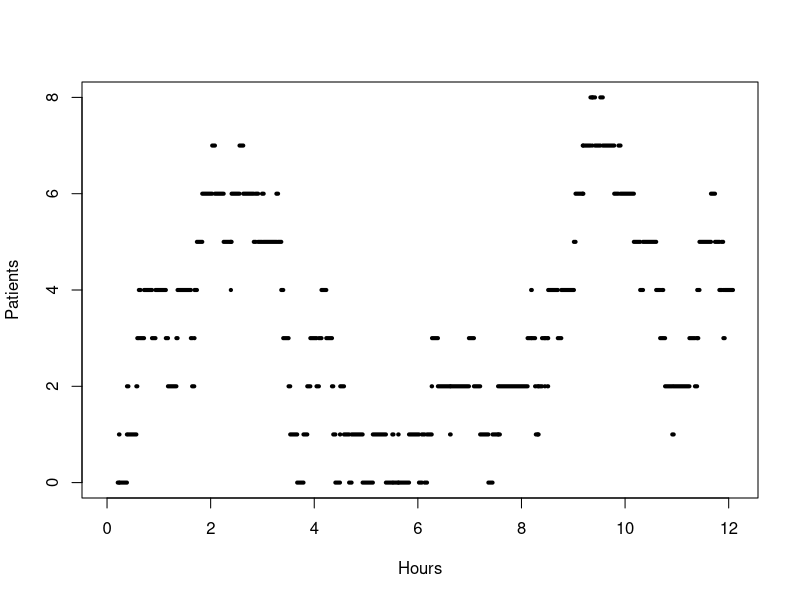

This chart was generated by the following R code:
lambda <-  5
mu <- 6

to_hours <- function(days) {
  return(24*days)
}

simulate <- function(days, lambda, mu) {

  time <- 0
  max_time <- to_hours(days=days)
  patients <- 0 # current number of patients
  states <- c(patients) # array of states (number of patients)
  time_in_state <- c(0) # time spent in a state at each time
  
  while (time < max_time) {
    if (patients == 0) { # no patients that can leave the UCC
      arrival_time <- rexp(1, lambda)
      patients <- patients + 1
      time <- time + arrival_time
    } else {
      time_until_state_change <- rexp(1, lambda+mu)
      time <- time + time_until_state_change
      
      new_patient <- sample(c(TRUE, FALSE), 1, prob=c(lambda, mu))
      if (new_patient) {
        patients <- patients + 1
      } else {
        patients <- patients - 1
      }
    }
    time_in_state <- append(time_in_state, time)
    states <- append(states, patients)
  }
  
  return(data.frame(
    time_in_state = time_in_state,
    states = states
  ))
}


avg_number_of_patients <- function(time_in_state, states) {
  len <- length(states)
  sum(diff(time_in_state)*states[2:len])/time_in_state[len]
}

expected_time <- function(time_in_state, states, lambda) {
  avg_number_of_patients(time_in_state, states)/lambda
}


sim <- simulate(50, lambda, mu)
time_in_state <- sim$time_in_state
states <- sim$states

expected_time(time_in_state, states, lambda)


mean_expected_time <- function(n, days, lambda, mu) {
  w <- rep(0, n)
  for (i in 1:n) {
    sim <- simulate(days, lambda, mu)
    w[i] <- expected_time(sim$time_in_state, sim$states, lambda)
  }
  
  CI <- qt(0.975, df=n-1)*sd(w)/sqrt(n)
  
  data.frame(
    w_avg = mean(w),
    CI = CI
  )
}

mean_expected_time(n=30, days=50, lambda=lambda, mu=mu)

# plot as discontinuous vertical lines
discrete <- function(x, y, ...) {
  len <- length(x)
  for (i in 2:len) {
    points(x[i+0:1], y[i-1]*c(1, 1), ...)
  }
}

plot_simulation <- function(time_in_state, states) {
  plot(x = NA, y = NA, pch = NA, 
       xlim = c(0, tail(time_in_state, 1)[1]), # max time
       ylim = c(0, max(states)),
       xlab = "Hours",
       ylab = "Patients")
  
  discrete(time_in_state, states, type="l", lwd=4)
}



sim <- simulate(0.5, lambda, mu)
time_in_state <- sim$time_in_state
states <- sim$states
plot_simulation(time_in_state, states)
